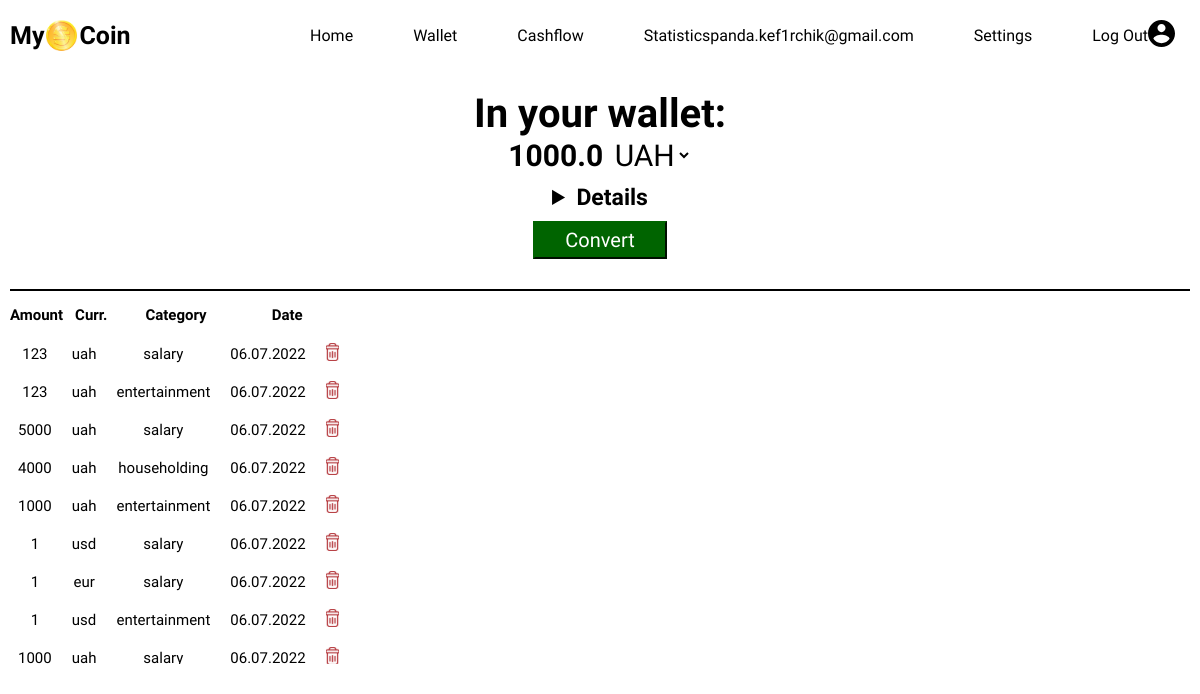
Screenshot of /wallet (signed in) with the database file from the repository.
### tables this page shows
CREATE TABLE users (id INTEGER PRIMARY KEY AUTOINCREMENT NOT NULL,
username TEXT NOT NULL,
hash TEXT NOT NULL, confirmed BOOLEAN);

CREATE TABLE cashflow(    
      id INTEGER PRIMARY KEY AUTOINCREMENT NOT NULL ,
      cashflow_id INTEGER NOT NULL ,     
      type TEXT NOT NULL,
      count INTEGER,
      currency TEXT NOT NULL,
      category TEXT NOT NULL,
      daytime  DATETIME NOT NULL DEFAULT CURRENT_TIMESTAMP ,
      FOREIGN KEY(cashflow_id) REFERENCES users(id)
);

### app.py (the view)
@app.route("/wallet", methods=["GET", "POST"])
@login_required
def wallet():
    if request.method == "POST":
        uah_income = db.execute("SELECT sum(count) FROM cashflow WHERE type = 'income' and cashflow_id = ? and currency = 'uah'", session["user_id"])[0]["sum(count)"]
        usd_income = db.execute("SELECT sum(count) FROM cashflow WHERE type = 'income' and cashflow_id = ? and currency = 'usd'", session["user_id"])[0]["sum(count)"]
        eur_income = db.execute("SELECT sum(count) FROM cashflow WHERE type = 'income' and cashflow_id = ? and currency = 'eur'", session["user_id"])[0]["sum(count)"]
        uah_expence = db.execute("SELECT sum(count) FROM cashflow WHERE type = 'expense' and cashflow_id = ? and currency = 'uah'", session["user_id"])[0]["sum(count)"]
        usd_expence = db.execute("SELECT sum(count) FROM cashflow WHERE type = 'expense' and cashflow_id = ? and currency = 'usd'", session["user_id"])[0]["sum(count)"]
        eur_expence = db.execute("SELECT sum(count) FROM cashflow WHERE type = 'expense' and cashflow_id = ? and currency = 'eur'", session["user_id"])[0]["sum(count)"]
        if uah_income is None:
            uah_income = 0
        if usd_income is None:
            usd_income = 0
        if eur_income is None:
            eur_income = 0
        if uah_expence is None:
            uah_expence = 0
        if usd_expence is None:
            usd_expence = 0
        if eur_expence is None:
            eur_expence = 0
        cash_uah = uah_income - uah_expence
        cash_usd = usd_income - usd_expence
        cash_eur = eur_income - eur_expence
        currency = request.form.get("currency")
        if currency == "UAH":
            usd_to_uah = exchange_rate["usd_to_uah"]
            eur_to_uah = exchange_rate["eur_to_uah"]
            cash_usd_in_uah = int(cash_usd) * usd_to_uah
            cash_usd_in_uah = float(round(cash_usd_in_uah, 2))
            cash_eur_in_uah = int(cash_eur) * eur_to_uah
            cash_eur_in_uah = float(round(cash_eur_in_uah, 2))
            cash_uah = float(round(cash_uah, 2))
            money = cash_usd_in_uah + cash_eur_in_uah + float(cash_uah)
        elif currency == "USD":
            uah_to_usd = exchange_rate["uah_to_usd"]
            eur_to_usd = exchange_rate["eur_to_usd"]
            cash_uah_in_usd = int(cash_uah) * uah_to_usd
            cash_uah_in_usd = float(round(cash_uah_in_usd, 2))
            cash_eur_in_usd = int(cash_eur) * eur_to_usd
            cash_eur_in_usd = float(round(cash_eur_in_usd, 2))
            cash_usd = str(round(cash_usd, 2))
            money = cash_uah_in_usd + cash_eur_in_usd + float(cash_usd)
        else:
            usd_to_eur = exchange_rate["usd_to_eur"]
            uah_to_eur = exchange_rate["uah_to_eur"]
            cash_usd_in_eur = int(cash_usd) * usd_to_eur
            cash_usd_in_eur = float(round(cash_usd_in_eur, 2))
            cash_uah_in_eur = int(cash_uah) * uah_to_eur
            cash_uah_in_eur = float(round(cash_uah_in_eur, 2))
            cash_eur = float(round(cash_eur, 2))
            money = cash_usd_in_eur + cash_uah_in_eur + float(cash_eur)
        my_coin = db.execute("SELECT id,count,currency,category,strftime('%d.%m.%Y',daytime) FROM cashflow WHERE cashflow_id = ?", session["user_id"])
        name = db.execute("SELECT username FROM users WHERE id = ?", session["user_id"])
        try:
            return render_template("wallet.html", my_coin = my_coin,name = name[0]["username"],money = money,cash_uah = cash_uah,cash_usd = cash_usd,cash_eur =cash_eur,uah_income = uah_income,usd_income = usd_income,eur_income= eur_income,uah_expence =uah_expence,usd_expence = usd_expence, eur_expence = eur_expence)
        except TypeError:
            render_template("emptywallet.html",name = name[0]["username"])
    else:
        uah_income = db.execute("SELECT sum(count) FROM cashflow WHERE type = 'income' and cashflow_id = ? and currency = 'uah'", session["user_id"])[0]["sum(count)"]
        usd_income = db.execute("SELECT sum(count) FROM cashflow WHERE type = 'income' and cashflow_id = ? and currency = 'usd'", session["user_id"])[0]["sum(count)"]
        eur_income = db.execute("SELECT sum(count) FROM cashflow WHERE type = 'income' and cashflow_id = ? and currency = 'eur'", session["user_id"])[0]["sum(count)"]
        uah_expence = db.execute("SELECT sum(count) FROM cashflow WHERE type = 'expense' and cashflow_id = ? and currency = 'uah'", session["user_id"])[0]["sum(count)"]
        usd_expence = db.execute("SELECT sum(count) FROM cashflow WHERE type = 'expense' and cashflow_id = ? and currency = 'usd'", session["user_id"])[0]["sum(count)"]
        eur_expence = db.execute("SELECT sum(count) FROM cashflow WHERE type = 'expense' and cashflow_id = ? and currency = 'eur'", session["user_id"])[0]["sum(count)"]
        if uah_income is None:
            uah_income = 0
        if usd_income is None:
            usd_income = 0
        if eur_income is None:
            eur_income = 0
        if uah_expence is None:
            uah_expence = 0
        if usd_expence is None:
            usd_expence = 0
        if eur_expence is None:
            eur_expence = 0
        cash_uah = uah_income - uah_expence
        cash_usd = usd_income - usd_expence
        cash_eur = eur_income - eur_expence
        usd_to_uah = exchange_rate["usd_to_uah"]
        eur_to_uah = exchange_rate["eur_to_uah"]
        cash_usd_in_uah = int(cash_usd) * usd_to_uah
        cash_usd_in_uah = float(round(cash_usd_in_uah, 2))
        cash_eur_in_uah = int(cash_eur) * eur_to_uah
        cash_eur_in_uah = float(round(cash_eur_in_uah, 2))
        cash_uah = float(round(cash_uah, 2))
        money = cash_usd_in_uah + cash_eur_in_uah + float(cash_uah)
        my_coin = db.execute("SELECT id,count,currency,category,strftime('%d.%m.%Y',daytime) FROM cashflow WHERE cashflow_id = ?", session["user_id"])
        name = db.execute("SELECT username FROM users WHERE id = ?", session["user_id"])
        try:
            return render_template("wallet.html", my_coin = my_coin,name = name[0]["username"],money = money)
        except TypeError:
            render_template("emptywallet.html",name = name[0]["username"])

### app.py (called while the page is built)
@app.after_request
def after_request(response):
    response.headers["Cache-Control"] = "no-cache, no-store, must-revalidate"
    response.headers["Expires"] = 0
    response.headers["Pragma"] = "no-cache"
    return response

### helpers.py (called while the page is built)
def login_required(f):
    @wraps(f)
    def decorated_function(*args, **kwargs):
        if session.get("user_id") is None:
            return redirect("/login")
        return f(*args, **kwargs)
    return decorated_function

### templates/wallet.html (shortened to what this page needs)
{% extends "index.html" %}
{% block main %}
    <form class="wallet-page" action="/wallet" method="post">
        <div class="money-in-wallet">
            <label class="in-your-wallet"><span class="in-your-wallet-title">In your wallet:</span><br>{{money}}
                <select name="currency" id="currency">
                    <option id="currency-value" value="UAH">UAH</option>
                    </select>
            </label>
            <div class="wallet-description">
                    <details>
                        <summary class="wallet-details-title">Details</summary>
                    </details>
            </div>
                <button class="wallet-convert-button" type="submit">Convert</button>
        </div>
    </form>
    <hr class="wallet-upper-line">
    <div class="wallet-history-title">
        <h3>Amount</h3>
        <h3 class="wallet-currency">Curr.</h3>
        <h3 class="wallet-category">Category</h3>
        <h3>Date</h3>
    </div>
    <form class="wallet-page-history" action="/wallet" method="get">
        <table id="tabula" class="table table-dark table-sm" >
            {% for coin in my_coin %}
                {% if coin["type"] == 'expense' %}
                <tr class="wallet-history-description">
                    <td class="wallet-history">{{coin["count"]}}</td>
                    <td class="wallet-history">{{coin["currency"]}}</td>
                    <td class="wallet-history">{{coin["category"]}}</td>
                    <td class="wallet-history">{{coin["strftime('%d.%m.%Y',daytime)"]}}</td>
                    <td class="wallet-history"><a href="{{ url_for('delete', deleted_id = coin["id"]) }}"</a><img class="trash-icon" src="../static/img/trash-icon.svg" alt="delete button"></button></td>
                </tr>
                {% else %}
                <tr class="wallet-history-description">
                    <td class="wallet-history">{{coin["count"]}}</td>
                    <td class="wallet-history">{{coin["currency"]}}</td>
                    <td class="wallet-history">{{coin["category"]}}</td>
                    <td class="wallet-history">{{coin["strftime('%d.%m.%Y',daytime)"]}}</td>
                    <td class="wallet-history"><a href="{{ url_for('delete', deleted_id = coin["id"]) }}"</a><img class="trash-icon" src="../static/img/trash-icon.svg" alt="delete button"></button></td>
                </tr>
                {% endif %}
            {% endfor %}
    </form>
{% endblock %}

### templates/index.html (shortened to what this page needs)
<!DOCTYPE html>
<html lang="en">
    <head>
        <link href="/static/index.css" rel="stylesheet">
    </head>
    <body>
        <header>
            <a class="company-title" href="/home">My<img class="company-logo" src="../static/img/title-icon.svg" alt="coin">Coin</a>
            <nav class="navbar">
                    {% if session["user_id"] %}
                        <ul class="nav-menu">
                            <li class="nav-item"><a class="nav-link" href="/home">Home</a></li>
                            <li class="nav-item"><a class="nav-link" href="/wallet">Wallet</a></li>
                            <li class="nav-item"><a class="nav-link" href="/cashflow">Cashflow</a></li>
                            <li class="nav-item"><a class="nav-link" href="/statistics">Statistics</a></li>
                        </ul>
                        <ul class="nav-menu">
                            <li class="nav-item"><a class="nav-link">{{name}}</a></li>
                            <li class="nav-item"><a class="nav-link" href="/settings">Settings</a></li>
                            <li class="nav-item"><a class="nav-link" href="/logout">Log Out</a></li>
                        </ul>
                        <div class="user-nav">
                            <div class="user-dropdown">
                                    <img class="user-icon" src="../static/img/user-icon.svg" alt="user icon">
                             </div>
                        </div>
                    </nav>
                </header>
                    {% endif %}
        <main class="container-fluid py-5 text-center">
            {% block main %}{% endblock %}
        </main>
    </body>
</html>

### static/index.css (style rules this page uses)
* { padding: 0; margin: 0; box-sizing: border-box; font-family: "Anek Latin", sans-serif; }
body { background-image: url("img/MyCoin-background.jpg"); background-size: cover; max-width: 100%; height: 100%; background-attachment: fixed; padding: 10px; }
header { display: flex; justify-content: space-between; align-items: center; height: 50px; }
header .company-title { display: flex; justify-content: center; align-items: center; font-size: 25px; font-weight: bold; }
header .company-title img { padding: 0 2px 0 2px; }
header li { list-style: none; }
header a { text-decoration: none; color: black; }
header .navbar { display: flex; min-height: 70px; justify-content: center; align-items: center; }
header .user-icon { margin-right: 15px; }
header .nav-menu { display: flex; align-items: center; gap: 60px; }
header .user-dropdown { z-index: 51; }
header .user-dropdown .user-icon { cursor: pointer; }

### static/wallet.css (style rules this page uses)
.money-in-wallet { font-size: 30px; font-weight: bold; display: flex; justify-content: center; align-items: center; flex-direction: column; }
.in-your-wallet { padding: 10px 0 10px 0; text-align: center; }
.in-your-wallet-title { font-size: 40px; }
#currency { background: none; border: none; font-size: 30px; cursor: pointer; }
#currency-value { background: none; border: none; }
.wallet-page { margin-top: 20px; }
.wallet-history { font-family: "Klee One"; }
.wallet-history-title, .wallet-history-description { text-align: center; }
.wallet-history-title { font-size: medium; font-weight: bold; display: flex; justify-content: flex-start; }
.wallet-history-title h3 { font-size: 15px; }
.wallet-history-title .wallet-category { margin-right: 65px; margin-left: 38px; }
.wallet-history-title .wallet-currency { margin-left: 12px; }
td { padding: 7px 12px 7px 6px; font-size: 15px; }
.wallet-upper-line { margin-bottom: 15px; margin-top: 30px; width: 100%; height: 1.5px; display: flex; justify-content: center; background-color: black; border: black; }
.wallet-convert-button { background-color: darkgreen; color: white; border-color: darkgreen; padding: 5px 30px; font-size: 20px; margin-top: 10px; cursor: pointer; }
.wallet-description { cursor: pointer; text-align: center; }
.wallet-details-title { font-size: 23px; }
.wallet-page select { position: relative; }
.wallet-page-history { margin-top: 10px; overflow-y: auto; height: 330px; }

### rows the page displays
users: username "panda.kef1rchik@gmail.com"
cashflow: count "123", currency "uah", category "salary", coin "06.07.2022"
cashflow: count "123", currency "uah", category "entertainment", coin "06.07.2022"
cashflow: count "5000", currency "uah", category "salary", coin "06.07.2022"
cashflow: count "4000", currency "uah", category "householding", coin "06.07.2022"
cashflow: count "1000", currency "uah", category "entertainment", coin "06.07.2022"
cashflow: count "1", currency "usd", category "salary", coin "06.07.2022"
cashflow: count "1", currency "eur", category "salary", coin "06.07.2022"
cashflow: count "1", currency "usd", category "entertainment", coin "06.07.2022"
cashflow: count "1000", currency "uah", category "salary", coin "06.07.2022"

### other values shown
{{ money }} "1000.0"
